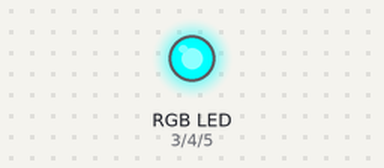
The sketch below on a simulated Arduino Uno, built with avr-gcc and run on an emulated ATmega328P. Shown: an RGB LED mixed from three pins (HIGH = lit).

Above: at 0.5 s.
At 1.5 s:
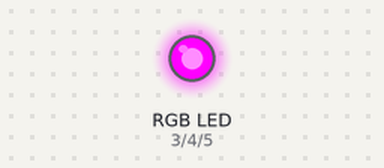
At 5.5 s:
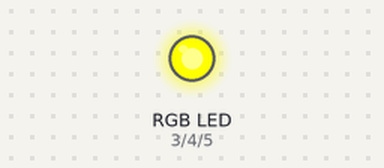
Timing chart, 0 to 6.9 s (numbered marks = the images above):
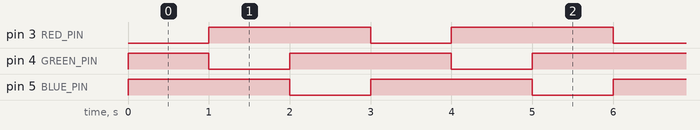

The sketch:

L02_RGB_LED.ino
```cpp
int RED_PIN = 3;
int GREEN_PIN = 4;
int BLUE_PIN = 5;

void setup() {
  pinMode(RED_PIN, OUTPUT);
  pinMode(GREEN_PIN, OUTPUT);
  pinMode(BLUE_PIN, OUTPUT);
}

void loop() {
  // ติดสีแดง (Red ON)
  digitalWrite(RED_PIN, LOW);
  digitalWrite(GREEN_PIN, HIGH);
  digitalWrite(BLUE_PIN, HIGH);
  delay(1000);

  // ติดสีเขียว (Green ON)
  digitalWrite(RED_PIN, HIGH);
  digitalWrite(GREEN_PIN, LOW);
  digitalWrite(BLUE_PIN, HIGH);
  delay(1000);

  // ติดสีน้ำเงิน (Blue ON)
  digitalWrite(RED_PIN, HIGH);
  digitalWrite(GREEN_PIN, HIGH);
  digitalWrite(BLUE_PIN, LOW);
  delay(1000);
}
```

Measured:
- by itself, pin 3 (RED_PIN), pin 5 (BLUE_PIN): alternates HIGH for 2.0 s and LOW for 1.0 s
- by itself, pin 4 (GREEN_PIN): repeats every 3.0 s: LOW 1.0 s, HIGH 2.0 s
- by itself, everything shown: repeats every 3.0 s, in 3 steps
